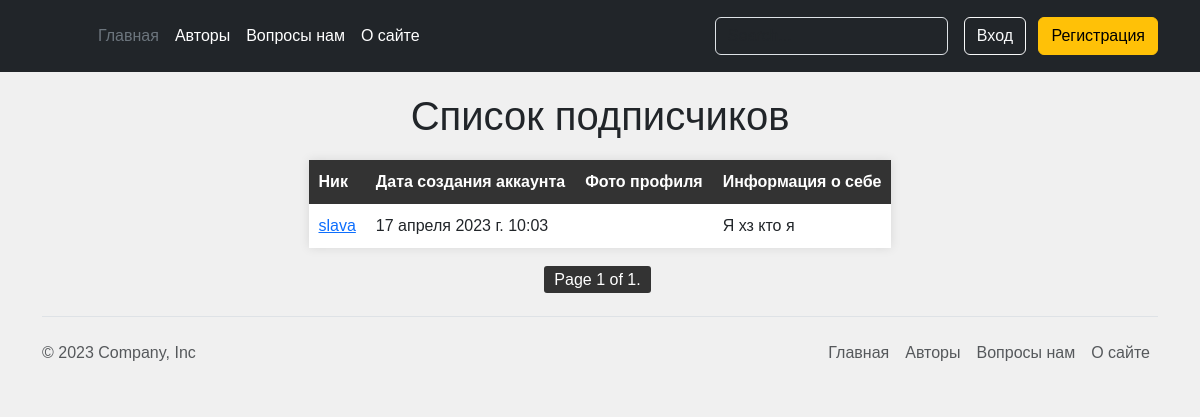
The app's page /authors/followers/1 with its own data.
### account/models.py (models this page shows, shortened)
class Author(AbstractBaseUser, PermissionsMixin):
    email = models.EmailField(verbose_name=_('Почтовый адрес'), unique=True)
    user_name = models.CharField(max_length=150, unique=True, verbose_name='Имя пользователя')
    mobile = models.CharField(max_length=20, blank=True, verbose_name='Номер телефона')
    gender = models.ForeignKey(Gender, on_delete=models.SET_NULL, blank=True, null=True,
                               verbose_name='Внешний ключ гендера')
    profile_photo = models.ImageField(upload_to='photos/%Y/%m/%d/', help_text=_('Фото профиля'), blank=True,
                                      verbose_name='Фото профиля')
    profile_information = models.TextField(help_text='Расскажите о себе', blank=True,
                                           verbose_name='Персональная информация')
    country = models.ForeignKey(Country, on_delete=models.SET_NULL, blank=True, null=True, verbose_name='Страна')
    telegram_link = models.URLField(blank=True, verbose_name='Телеграмм аккаунт')
    city = models.CharField(max_length=70, blank=True, null=True, verbose_name='Город')
    following = models.ManyToManyField(
        "self", blank=True, related_name="followers", symmetrical=False, verbose_name='Подписки'
    )
    is_active = models.BooleanField(default=False, help_text='Активен ли аккаунт?', verbose_name='Активен')
    is_staff = models.BooleanField(default=False, help_text='Администратор ли сайта?', verbose_name='Администратора')
    created = models.DateTimeField(auto_now_add=True, verbose_name='Дата регистрации')
    updated = models.DateTimeField(auto_now=True, verbose_name='Дата обновления')
    objects = CustomAccountManager()
    USERNAME_FIELD = 'email'
    REQUIRED_FIELDS = ['user_name']
    class Meta:
        verbose_name = _("Аккаунт")
        verbose_name_plural = _("Аккаунты")
        ordering = ('user_name',)
    def get_absolute_url(self):
        return reverse('authors:author_detail_view', kwargs={'pk': self.pk})

### authors/views.py (the view)
# urls.py: path('followers/<int:pk>', views.AuthorFollowersListView.as_view(), name='followers_list_view'),
class AuthorFollowersListView(AuthorFollowingFollowersListMixin, ListView):
    extra_context = {'headline': 'Список подписчиков'}
    def get_queryset(self):
        user_obj = Author.objects.get(id=int(str(self.request).split('/')[-1].strip("'>")))
        queryset = user_obj.following.all()
        return queryset

### authors/templates/authors/authors_list_view.html (shortened to what this page needs)
{% extends 'main/base.html' %}
{% load static %}
{% block content %}
<link rel="stylesheet" href="{% static 'main/css/authors_list_view.css' %}">
<link rel="stylesheet" href="{% static 'main/css/posts.css' %}">
    <h1 class="header-top">{{ headline }}</h1>
	<table>
		<thead>
			<tr>
				<th>Ник</th>
				<th>Дата создания аккаунта</th>
				<th>Фото профиля</th>
				<th>Информация о себе</th>
			</tr>
		</thead>
		<tbody>
			{% for author in authors %}
			<tr>
				<td class="list_item"><a href="{{ author.get_absolute_url }}">{{ author.user_name }}</a></td>
				<td class="list_item">{{ author.created }}</td>
                {% if not author.profile_photo %}
                    <td class="list_item"></td>
                {% else %}
                    <td class="list_item"><img src="{{ author.profile_photo.url }}" alt="Фото профиля"></td>
                {% endif %}
                {% if author.profile_information  %}
                <td class="list_item">{{ author.profile_information|truncatewords:20 }}</td>
                {% else %}
                <td class="list_item">Автор не добавил личную информацию</td>
                {% endif %}
			</tr>
			{% endfor %}
		</tbody>
	</table>
{% include 'main/pagination.html' %}
{% endblock %}

### main/static/main/css/authors_list_view.css (style rules this page uses)
body { font-family: Arial, sans-serif; background-color: #f0f0f0; margin: 0; padding: 0; }
h1 { text-align: center; margin-top: 20px; }
table { border-collapse: collapse; margin: 20px auto; background-color: #fff; box-shadow: 0px 0px 10px rgba(0, 0, 0, 0.1); }
th, td { padding: 10px; text-align: left; }
th { background-color: #333; color: #fff; }

### records on screen
Author: user_name "slava", created "17 апреля 2023 г. 10:03", profile_information "Я хз кто я"

### other values on screen
{{ headline }} "Список подписчиков"
{{ page_obj.number }} "1"
{{ page_obj.paginator.num_pages }} "1"
